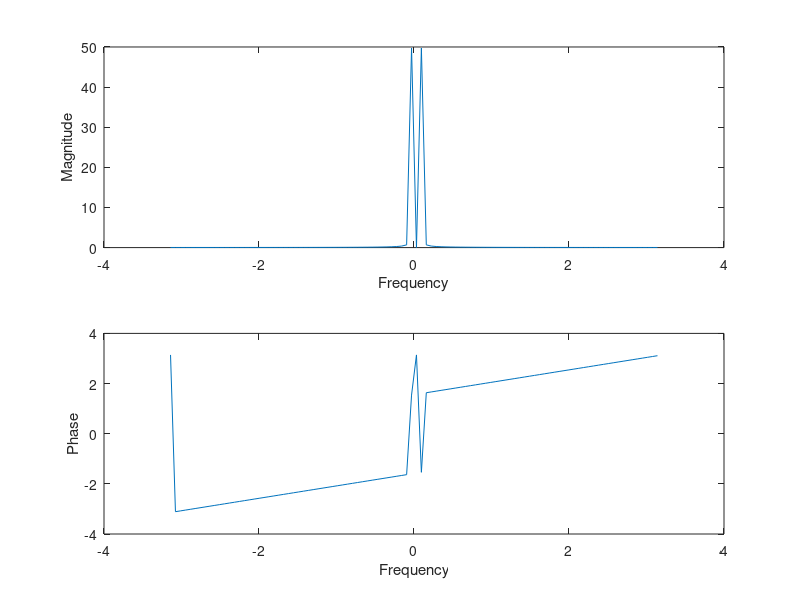
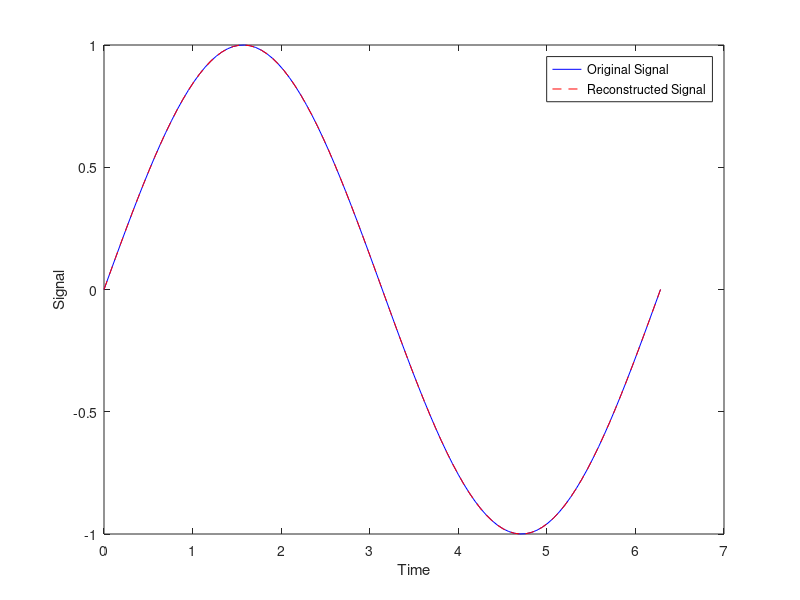

The MATLAB source for these figures, in order: (Note: this script raises an error after producing the figures.)

close all;
clc;
clearvars;

%%
x = linspace(0,2*pi,100);
y = sin(x);

Y = fft(y);
Y_centered = fftshift(Y);

f = linspace(-pi,pi,length(Y));
figure;
subplot(2,1,1); plot(f,abs(Y_centered)); xlabel('Frequency'); ylabel('Magnitude');
subplot(2,1,2); plot(f,angle(Y_centered)); xlabel('Frequency'); ylabel('Phase');

y_recovered = ifft(Y);
figure; plot(x,y,'b-',x,real(y_recovered),'r--'); xlabel('Time'); ylabel('Signal');
legend('Original Signal','Reconstructed Signal');

%%

syms x s;
ft = fourier(sin(x),s);
disp(ft);

ft_direct = zeros(size(x));
for k = 1:length(x)
  ft_direct(k) = sum(y.*exp(-1j*k*x));
end

figure; plot(f,abs(ft_direct),f,abs(Y)); xlabel('Frequency'); ylabel('Magnitude');
legend('Direct Integration','Fast Fourier Transform');

%%

x1 = sin(x);
x2 = cos(2*x);
y_conv = conv(x1,x2);

Y1 = fft(x1);
Y2 = fft(x2);
Y_conv_ft = ifft(Y1.*Y2);

figure; plot(x,y_conv,x,real(Y_conv_ft)); xlabel('Time'); ylabel('Convolution');
legend('Time Domain Convolution','Fourier Transform Convolution');




